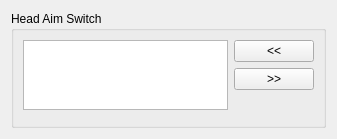
<?xml version="1.0" encoding="UTF-8"?>
<ui version="4.0">
 <class>Form</class>
 <widget class="QWidget" name="Form">
  <property name="geometry">
   <rect>
    <x>0</x>
    <y>0</y>
    <width>337</width>
    <height>123</height>
   </rect>
  </property>
  <property name="windowTitle">
   <string>Form</string>
  </property>
  <layout class="QVBoxLayout" name="verticalLayout">
   <item>
    <widget class="QGroupBox" name="groupBox_4">
     <property name="title">
      <string>Head Aim Switch</string>
     </property>
     <layout class="QGridLayout" name="gridLayout_4">
      <item row="2" column="1" rowspan="2">
       <spacer name="verticalSpacer_2">
        <property name="orientation">
         <enum>Qt::Vertical</enum>
        </property>
        <property name="sizeHint" stdset="0">
         <size>
          <width>20</width>
          <height>100</height>
         </size>
        </property>
       </spacer>
      </item>
      <item row="0" column="1">
       <widget class="QPushButton" name="head_aim_switch_add_pushButton">
        <property name="text">
         <string>&lt;&lt;</string>
        </property>
       </widget>
      </item>
      <item row="1" column="1">
       <widget class="QPushButton" name="head_aim_switch_remove_pushButton">
        <property name="text">
         <string>&gt;&gt;</string>
        </property>
       </widget>
      </item>
      <item row="0" column="0" rowspan="3">
       <widget class="QListWidget" name="head_aim_switch_listWidget">
        <property name="sizePolicy">
         <sizepolicy hsizetype="Expanding" vsizetype="Maximum">
          <horstretch>0</horstretch>
          <verstretch>0</verstretch>
         </sizepolicy>
        </property>
       </widget>
      </item>
     </layout>
    </widget>
   </item>
  </layout>
 </widget>
 <resources/>
 <connections/>
</ui>
